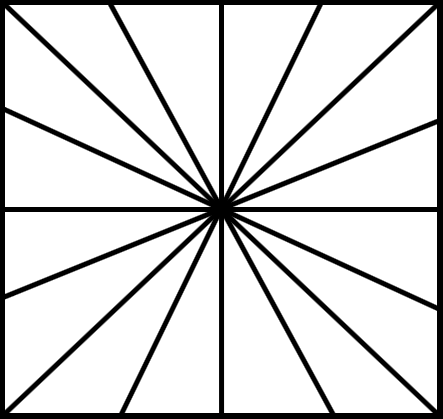
%> input picture image1.png, 443 x 419 px, given in place of image1.jpg, which was not available
$ octave 'assignment 2 part 1.m'   (GNU Octave 9; MATLAB toolbox functions it lacks are replaced by stand-ins)
%> lines starting %> are read from the running program, lines starting %| are printed output that depends on the picture; pictures that were not available may be replaced by others from this repository, and a replacement may not be noted
img = imread('image1.jpg');
%> img is the input picture: size 419x443x3 uint8; min 0, max 255, mean 216.1
image_size = size(img);
%> image_size = [419 443 3]
[x,y,z] = size(img);
%> x = 419; y = 443; z = 3
%find the brightness range
minimum_range= min(min(img));
%> minimum_range = [0 0 0]
maximum_range= max(max(img));
%> maximum_range = [255 255 255]
%show image histogram
imhist(img);
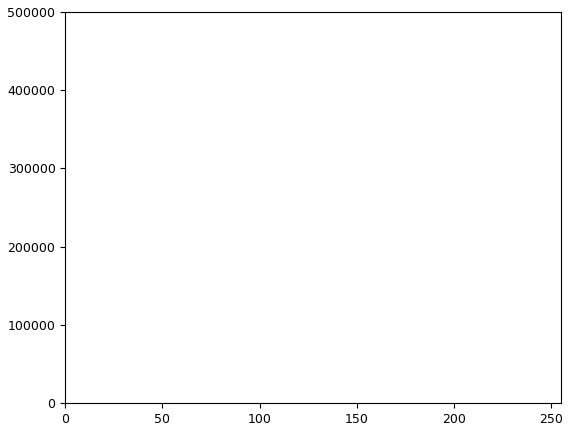
%> figure redrawn from the program's plot data; highest point at x = 255, y = 459129

%find image brightness average
img_brightness = mean2(img);
%> img_brightness = 216.1
img_new_bright = 200-img_brightness;
%> img_new_bright = -16.1
new_img = img+img_new_bright;
%> (the run ends here)

$ run again, with original_img_moravec.jpg saved as image1.png
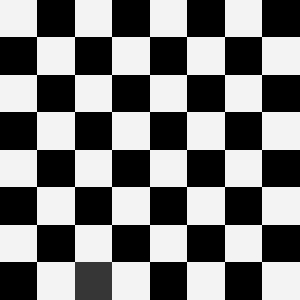
%> input picture original_img_moravec.jpg, 300 x 300 px, given in place of image1.jpg, which was not available
%> img is the input picture: size 300x300 uint8; min 0, max 244, mean 122.4
%> minimum_range = 0
%> maximum_range = 244
%> `imhist(img);`:
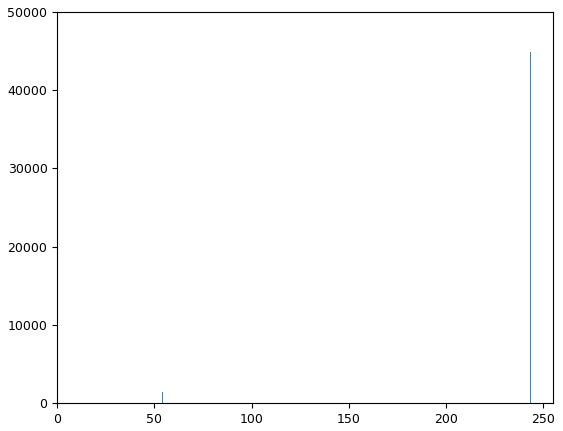
%> figure redrawn from the program's plot data; highest point at x = 243, y = 44889
%> img_brightness = 122.4
%> img_new_bright = 77.63
%> `new_img = img+img_new_bright;`:
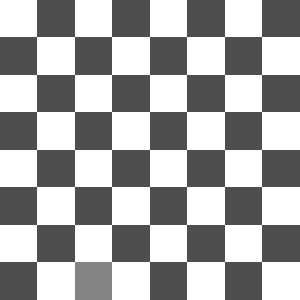
%> new_img: size 300x300 uint8; min 78, max 255, mean 167.4
